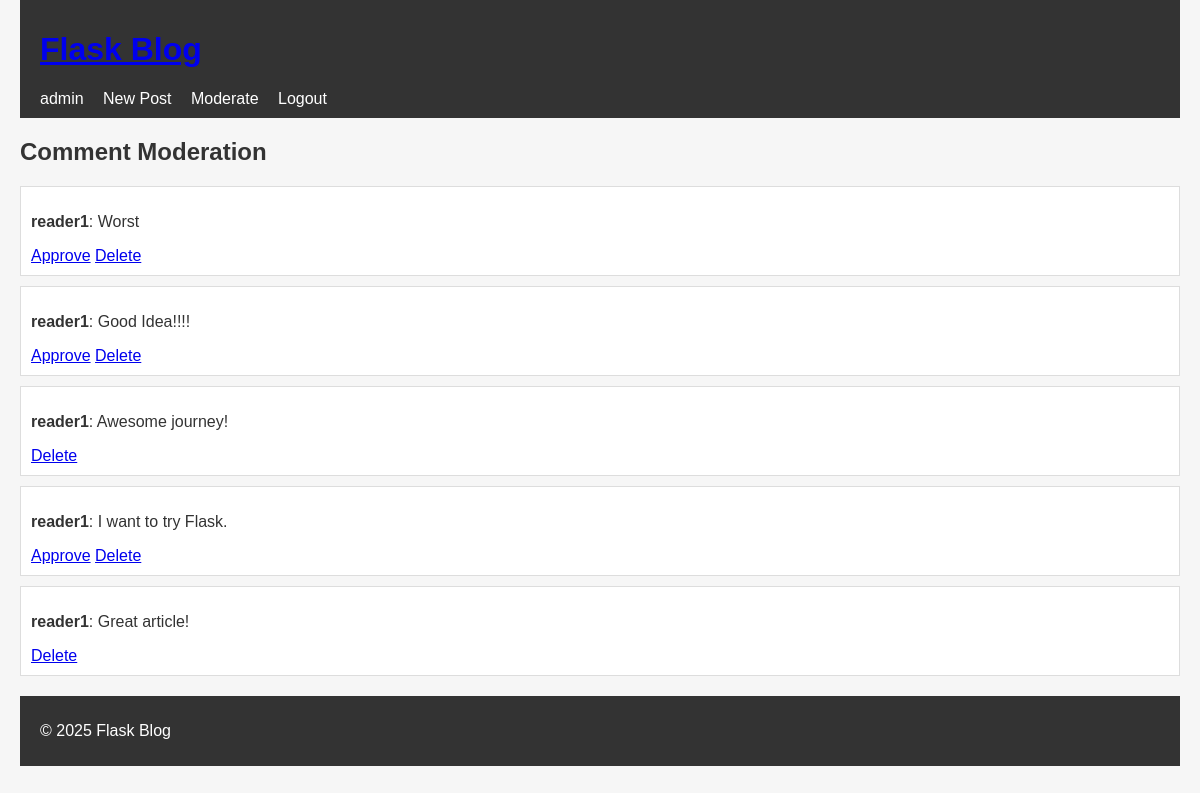
The app's page /moderate/comments (signed in) with its own data.
### app/models.py (models this page shows)
class User(db.Model, UserMixin):
    id = db.Column(db.Integer, primary_key=True)
    username = db.Column(db.String(150), unique=True, nullable=False)
    email = db.Column(db.String(120), unique=True, nullable=False)
    password = db.Column(db.String(200), nullable=False)
    role = db.Column(db.String(10), default='reader')
    posts = db.relationship('Post', backref='author', lazy=True)
    comments = db.relationship('Comment', backref='user', lazy=True)

class Comment(db.Model):
    id = db.Column(db.Integer, primary_key=True)
    content = db.Column(db.Text, nullable=False)
    approved = db.Column(db.Boolean, default=False)
    date_posted = db.Column(db.DateTime, default=datetime.utcnow)
    user_id = db.Column(db.Integer, db.ForeignKey('user.id'), nullable=False)
    post_id = db.Column(db.Integer, db.ForeignKey('post.id'), nullable=False)

### app/routes.py (the view)
@bp.route('/moderate/comments')
@login_required
def moderate_comments():
    if current_user.role != 'admin':
        flash('Admin access required.', 'danger')
        return redirect(url_for('main.index'))
    comments = Comment.query.order_by(Comment.date_posted.desc()).all()
    return render_template('comment_moderation.html', comments=comments)

### app/models.py (called while the page is built)
@login_manager.user_loader
def load_user(user_id):
    return User.query.get(int(user_id))

### app/templates/comment_moderation.html (shortened to what this page needs)
{% extends 'base.html' %}
{% block content %}
<h2>Comment Moderation</h2>
{% for comment in comments %}
    <div class="comment">
        <p><strong>{{ comment.user.username }}</strong>: {{ comment.content }}</p>
        {% if not comment.approved %}
            <a href="{{ url_for('main.approve_comment', comment_id=comment.id) }}">Approve</a>
        {% endif %}
        <a href="{{ url_for('main.delete_comment', comment_id=comment.id) }}">Delete</a>
    </div>
{% else %}
    <p>No comments.</p>
{% endfor %}
{% endblock %}

### app/templates/base.html (shortened to what this page needs)
<!DOCTYPE html>
<html lang="en">
<head>
    <link rel="stylesheet" href="{{ url_for('static', filename='css/style.css') }}">
    <link rel="stylesheet" href="https://cdnjs.cloudflare.com/ajax/libs/trix/2.0.0/trix.min.css">
</head>
<body>
    <header>
        <h1><a href="{{ url_for('main.index') }}">Flask Blog</a></h1>
        <nav>
            {% if current_user.is_authenticated %}
                <a href="{{ url_for('main.profile') }}">{{ current_user.username }}</a>
                <a href="{{ url_for('main.new_post') }}">New Post</a>
                {% if current_user.role == 'admin' %}
                    <a href="{{ url_for('main.moderate_comments') }}">Moderate</a>
                {% endif %}
                <a href="{{ url_for('main.logout') }}">Logout</a>
            {% else %}
                <a href="{{ url_for('main.login') }}">Login</a>
                <a href="{{ url_for('main.register') }}">Register</a>
            {% endif %}
        </nav>
    </header>
    <main>
        {% block content %}{% endblock %}
    </main>
    <footer>
        <p>&copy; 2025 Flask Blog</p>
    </footer>
</body>
</html>

### app/static/css/style.css (style rules this page uses)
body { font-family: Arial, sans-serif; margin: 0; padding: 0 20px; background: #f6f6f6; color: #333; }
header, footer { background: #333; color: white; padding: 10px 20px; }
header h1, header nav a { display: inline-block; margin-right: 15px; color: white; text-decoration: none; }
main { margin: 20px 0; }
.post-card, .comment { background: white; border: 1px solid #ddd; padding: 10px; margin: 10px 0; }

### records on screen
User: username "admin"
Comment: user.username "reader1", content "Worst"
Comment: user.username "reader1", content "Good Idea!!!!"
Comment: user.username "reader1", content "Awesome journey!"
Comment: user.username "reader1", content "I want to try Flask."
Comment: user.username "reader1", content "Great article!"
